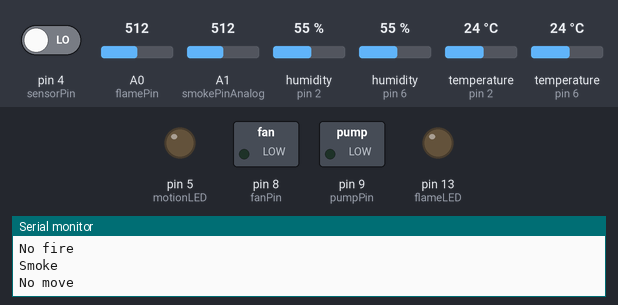
The sketch below on a simulated Arduino Uno, built with avr-gcc and run on an emulated ATmega328P. Parts: switched loads named in the sketch (green lamp = pin HIGH), output pins drawn as LEDs (lit = HIGH), the last lines printed to the serial monitor. The inputs (shaded band) are chosen by the test bench; at power-on: A1 (smokePinAnalog) = 512, pin 4 (sensorPin) LOW, A0 (flamePin) = 512, humidity (sensors on pin 2, pin 6) 55 %, temperature (sensors on pin 2, pin 6) 24 °C.

Above: at 3.8 s.
3.9 s: A1 (smokePinAnalog) set to 185
7.9 s: A1 (smokePinAnalog) set to 159
At 10.2 s:
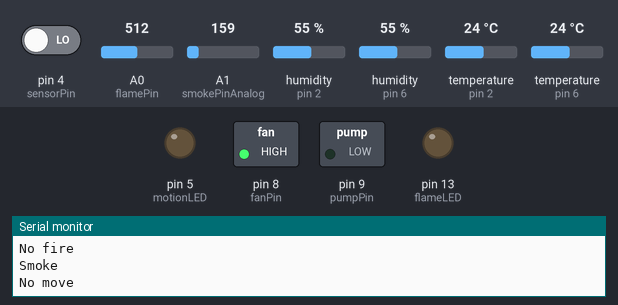
11.9 s: pin 4 (sensorPin) driven HIGH
At 13.0 s:
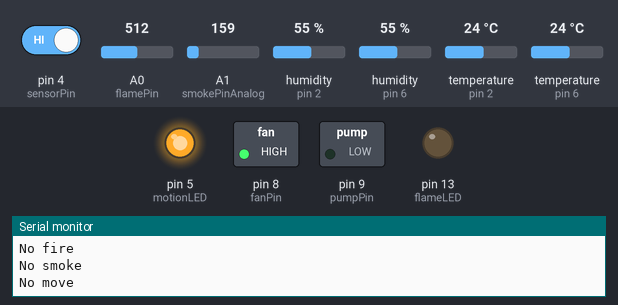
15.9 s: A1 (smokePinAnalog) set to 186
At 18.7 s:
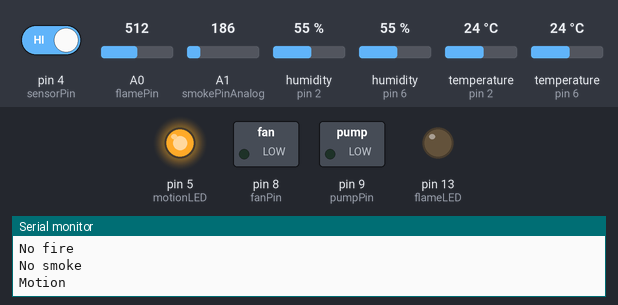
27.9 s: A0 (flamePin) set to 26
31.9 s: A0 (flamePin) set to 31
At 34.1 s:
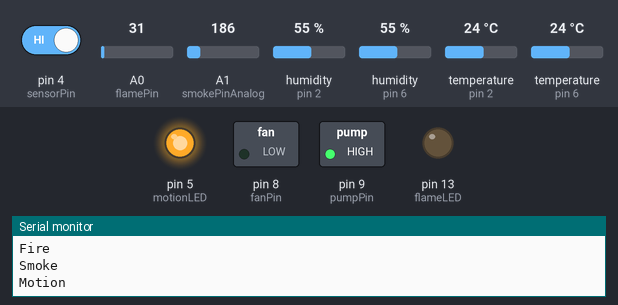
Timing chart, 0 to 35.6 s (numbered marks = the images above; inputs shaded):
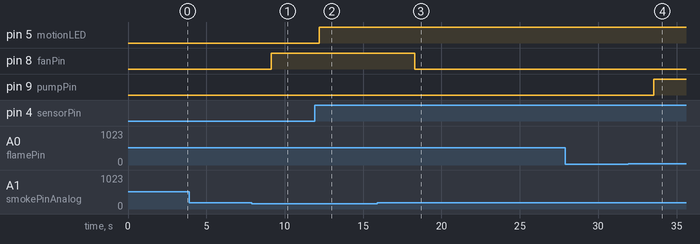

The sketch:

finalcode.ino
```cpp
// #include <SoftwareSerial.h>
#include <DHT.h>
bool flame_state = 0, smoke_state = 0, motion_state = 0;

// Flame Sensor
const int flamePin = A0;
const int flameLED = 13;
String flame_reading;

// Smoke Sensor
const int smokePinAnalog = A1;
String smoke_reading;

// Temperature Sensor1
#define DHTPIN1 2
#define DHTTYPE1 DHT11
DHT dht1(DHTPIN1, DHTTYPE1);

// Temperature Sensor2
#define DHTPIN2 6
#define DHTTYPE2 DHT11
DHT dht2(DHTPIN2, DHTTYPE2);

// Motion Sensor
const int sensorPin = 4;  // PIR sensor OUT pin connected to digital pin 4
String motion_reading;

// Fan
const int fanPin = 8;  // Replace with the actual pin connected to your fan
int fanSpeed = 200;  // Adjust this value to change the speed (0-255)

// Water pump
const int pumpPin = 9;  // Change this to match your setup

// LED
const int motionLED = 5;

void setup() {
  // Initialize Serial communication
  Serial.begin(9600);

  // Flame Sensor
  pinMode(flamePin, INPUT);
  pinMode(flameLED, OUTPUT);

  // Smoke Sensor
  pinMode(smokePinAnalog, INPUT);

  // Temperature Sensor
  dht1.begin();
  dht2.begin();
  // Motion Sensor
  pinMode(sensorPin, INPUT);
  pinMode(motionLED, OUTPUT);

  // Fan
  pinMode(fanPin, OUTPUT);  // Set the fan pin as output

  // Water pump
  pinMode(pumpPin, OUTPUT);  // Set the relay pin as an output
}

void loop() {
  // Flame Sensor
  int flameSensorValue = analogRead(flamePin);
  if (flameSensorValue <30) {
    if (flame_state == 0) {
      flame_state = 1;
      flame_reading = "Fire";
      digitalWrite(pumpPin, LOW);
    }
  } else if (flame_state == 1) {
    flame_state = 0;
    flame_reading = "No fire";
    digitalWrite(pumpPin, HIGH);
  } else {
    flame_reading = "No fire";


  }

  // Smoke Sensor
  int smokeSensorValueAnalog = analogRead(smokePinAnalog);
  if (smokeSensorValueAnalog >176) {  // Adjust threshold as per your smoke sensor's sensitivity
    if (smoke_state == 0) {
      smoke_state = 1;
      smoke_reading = "Smoke";
      digitalWrite(fanPin, LOW);  // Turn on the fan if smoke is detected
    }
  } else if (smoke_state == 1) {
    smoke_state = 0;
    digitalWrite(fanPin, HIGH);  // Turn off the fan if no smoke is detected
    smoke_reading = "No smoke";
  } else {
    smoke_reading = "No smoke";
  }

  // Motion Sensor
  int motionSensorState = digitalRead(sensorPin);
  if (motionSensorState == HIGH) {
    digitalWrite(motionLED, HIGH);
    motion_reading = "Motion";
  } else {
    digitalWrite(motionLED, LOW);
    motion_reading = "No move";
  }
  // Temperature Sensor
  delay(2000);

  float temperaturein = dht1.readTemperature();
  if (!isnan(temperaturein)) {
    Serial.print(temperaturein);
    Serial.print("\n");
  } else {
    Serial.print(0);
    Serial.print("\n");
  }
  float temperatureout = dht2.readTemperature();
  if (!isnan(temperatureout)) {
    Serial.print(temperatureout);
    Serial.print("\n");
  } else {
    Serial.print(0);
    Serial.print("\n"); }


  Serial.print(flame_reading);
  Serial.print("\n");

  Serial.print(smoke_reading);
  Serial.print("\n");

  Serial.print(motion_reading);
  Serial.print("\n");

  delay(1000);  // Wait for a second before sending the next set of sensor data
}
```

Measured:
- the behaviour switches between 177 and 176 on A1 (smokePinAnalog) (found by bisection; images 0 and 1)
- after the input at 7.9 s, pin 8 (fanPin): LOW → HIGH after 1.2 s
- after the input at 11.9 s, pin 5 (motionLED): LOW → HIGH after 0.29 s
- after the input at 15.9 s, pin 8 (fanPin): HIGH → LOW after 2.4 s
- after the input at 31.9 s, pin 9 (pumpPin): LOW → HIGH after 1.6 s
